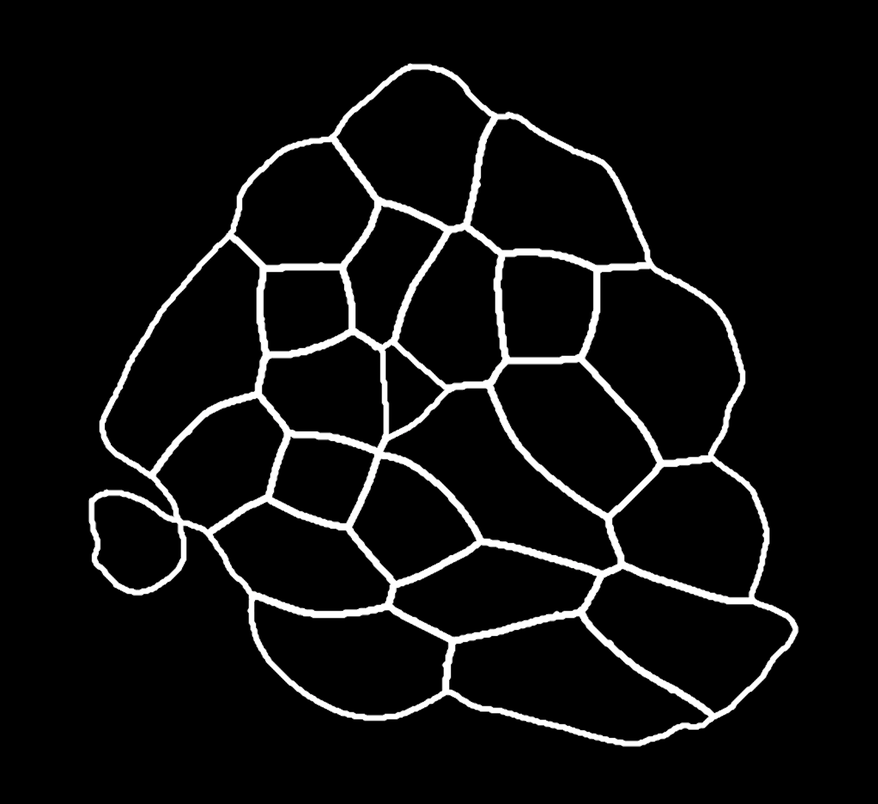
#> input picture cells.png, 878 x 804 px, shrunk from 1590 x 1456 before the run
$ python main.py
#> lines starting #> are read from the running program, lines starting #| are printed output that depends on the picture; after the words box and inside, x2 and y2 are one past the last pixel; in counts of white or black regions, pixels touching at a corner belong together
import cv2
import matplotlib.pyplot as plt
from skimage import measure
import numpy as np

# [4 lines of commented-out code are left out]

cells = cv2.imread('cells.png', 0)
#> cells: shape (804, 878); min 0, max 255, mean 15.3
# cells = cv2.imread(thresh, 0)

ret, thresh = cv2.threshold(cells, 20, 255, cv2.THRESH_BINARY_INV)
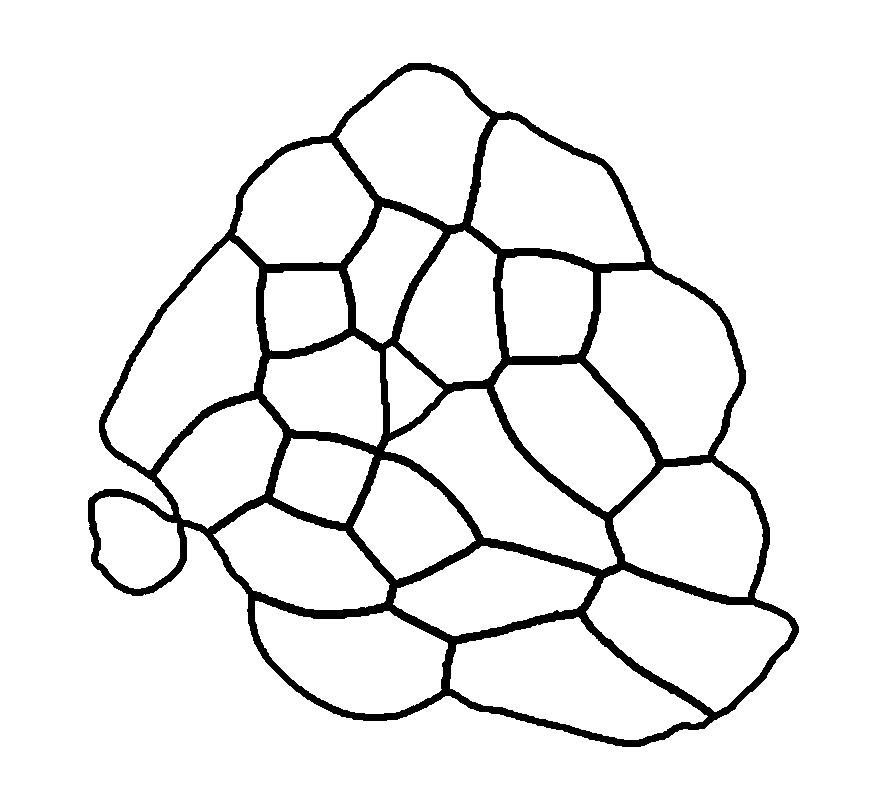
#> thresh: shape (804, 878); 92.9% white; 1 black region


labels = measure.label(thresh, background=0)
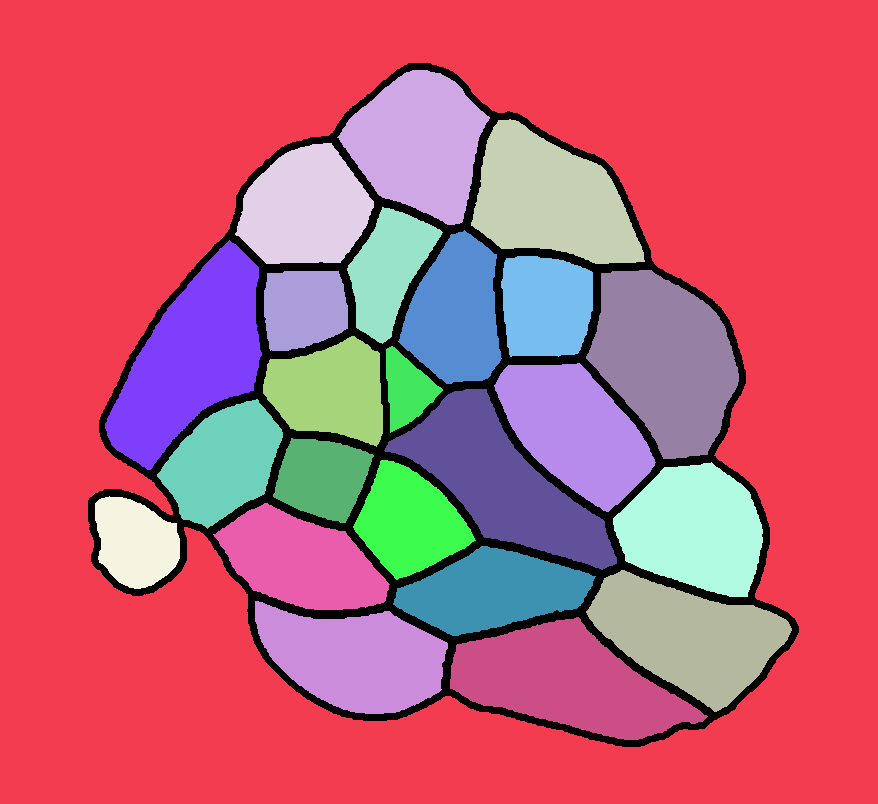
#> labels: shape (804, 878) int64; 25 distinct labels, from 0 to 24; one colour per label, 0 black
bg_label = labels[0, 0]
#> bg_label = 1
labels[labels == bg_label] = 0    # Assign background label to 0
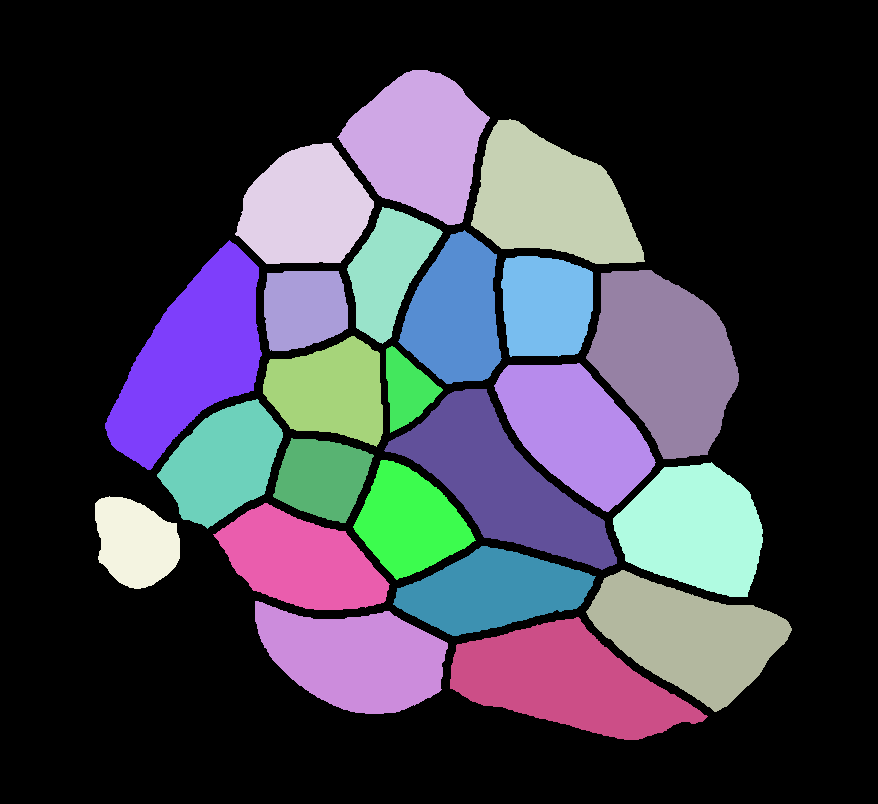
#> labels: shape (804, 878) int64; 24 distinct labels, from 0 to 24; one colour per label, 0 black

props = measure.regionprops(labels)
#> props = 23 regions; largest, box (x1, y1, x2, y2) and area: (586, 270, 739, 459) 19266, (105, 240, 262, 470) 18765, (450, 617, 708, 740) 17717, (384, 389, 617, 570) 17056, (471, 119, 645, 264) 15923

fig, ax = plt.subplots(1, 1)
plt.axis('off')
ax.imshow(cells, cmap='gray')
centroids = np.zeros(shape=(len(np.unique(labels)), 2))  # Access the coordinates of centroids
#> centroids = 24 rows, first 8: [0, 0], [0, 0], [0, 0], [0, 0], [0, 0], [0, 0], [0, 0], [0, 0]
for i, prop in enumerate(props):
    my_centroid = prop.centroid
    centroids[i, :] = my_centroid
    ax.plot(my_centroid[1], my_centroid[0], 'r.')
#> this loop made 23 passes
#> my_centroid on passes 1 to 12: (143.2, 418.4), (199.8, 550.2), (208.1, 304.7), (269.2, 388.1), (313.2, 455.5), (358.1, 190.6), (305.6, 545.5), (359, 664.7), (308, 303.4), (390.7, 329.6), (389.2, 406.6), (430.1, 574.9)
#> after the loop, centroids = 24 rows, first 8: [143.2, 418.4], [199.8, 550.2], [208.1, 304.7], [269.2, 388.1], [313.2, 455.5], [358.1, 190.6], [305.6, 545.5], [359, 664.7]

# print(centroids)
# fig.savefig('out.png', bbox_inches='tight', pad_inches=0)
plt.show()
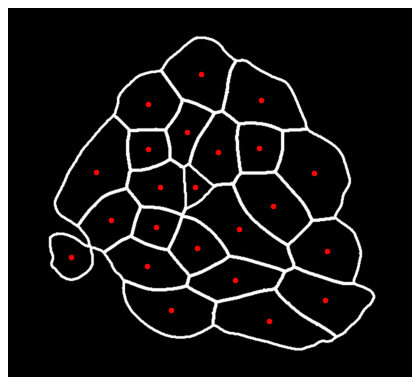
#> figure drawn by matplotlib, 1 panel
